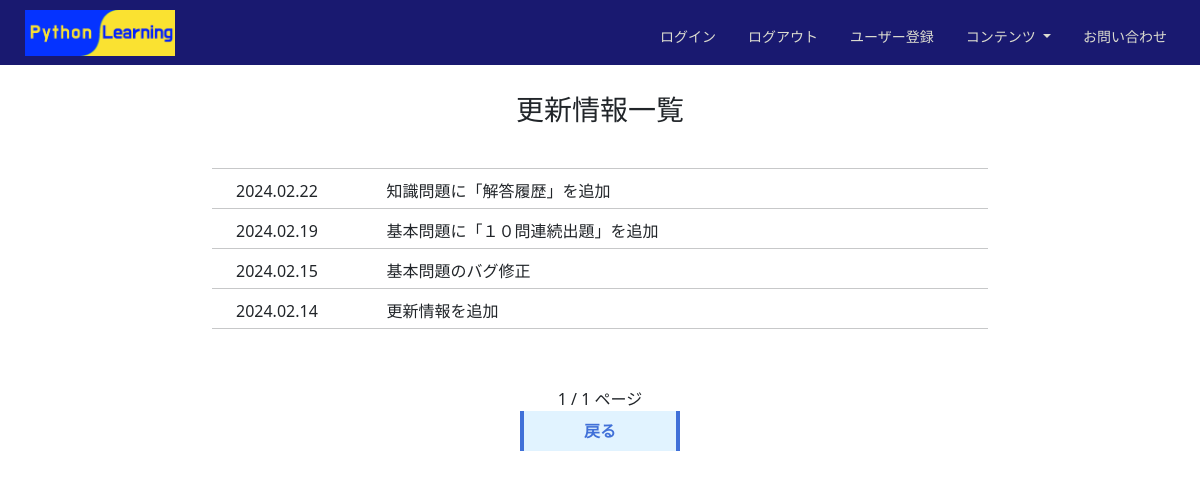
The app's page /news_list with its own data.
### python_learning_app/models/index.py (models this page shows)
class News(models.Model):
    date = models.DateField(verbose_name="更新日")
    comment = models.CharField(max_length=80, verbose_name="更新内容")

### python_learning_app/views/index.py (the view)
# urls.py: path('news_list', index.news_list, name='news_list'),
def news_list(request):
    news = News.objects.all().order_by('date').reverse()
    paginator = Paginator(news, 10)
    number = int(request.GET.get('p', 1))
    page_obj = paginator.page(number)
    last = paginator.num_pages
    if last <= 5:
        page_range = [x for x in paginator.page_range]
    elif number <= 3:
        page_range = [1, 2, 3, 4, '…']
    elif last - number <= 2:
        page_range = ['…', last - 3, last - 2, last - 1, last]
    else:
        page_range = ['…', number - 1, number, number + 1, '…']
    params = {'page_obj' : page_obj, "page_range": page_range}
    return render(request, 'python_learning/news_list.html', params)

### templates/python_learning/news_list.html (shortened to what this page needs)
{% extends 'python_learning/base.html' %}
{% load static %}
{% block content %}
<div class="container-fluid">
    <div style="height: 20px;"></div>
    <h3 class="p-2 text-center">更新情報一覧</h3>
    <div style="height: 20px;"></div>
    <div class="row">
        <div class="col-2"></div>
        <div class="col-8">
            <hr class="slight_line">
            {% for news in page_obj %}
            <div class="ps-4" style="display: flex;">
                <div style="width: 20%;">
                  {{ news.date|date:"Y.m.d" }}
                </div>
                <div style="width: 80%;">
                  {{ news.comment }}
                </div>
              </div>
              <hr class="slight_line">
            {% endfor %}
        </div>
        <div class="col-2"></div>
    </div>
    <div class="row mt-4">
        <div class="col"></div>
        <div class="col">
            <div class="mt-4 text-center">
                {{ page_obj.number }} / {{ page_obj.paginator.num_pages }} ページ
           </div>
        </div>
        <div class="col"></div>
    </div>
    <div class="text-center">
        <a href="{% url 'python_learning:index' %}" class="button_to_top">戻る</a>
    </div>
    <div style="height: 40px;"></div>
</div>
{% endblock content %}

### static/css/own.css (style rules this page uses)
.body_color { background-color: white; }
.button_to_top { position: relative; display: inline-block; width: 160px; font-weight: bold; padding: 0.5em 1em; text-decoration: none; border-left: solid 4px #4070d8; border-right: solid 4px #4070d8; color: #4070d8; background: #e1f3ff; transition: .4s; }
.slight_line { margin-top: 5px; margin-bottom: 10px; }

### records on screen
News: date "2024.02.22", comment "知識問題に「解答履歴」を追加"
News: date "2024.02.19", comment "基本問題に「１０問連続出題」を追加"
News: date "2024.02.15", comment "基本問題のバグ修正"
News: date "2024.02.14", comment "更新情報を追加"

### other values on screen
{{ page_obj.number }} "1"
{{ page_obj.paginator.num_pages }} "1"
